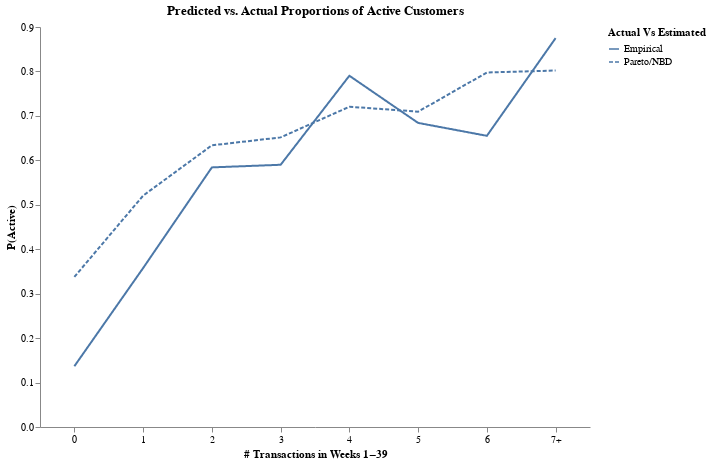

Notebook code cell kept with this figure:
### Code cell
# create right-censored version for plot
censor = 7  # Right-censor at 7+
denom = np.sum(np1x[censor:]) # Compute denominator

# Compute censored actual proportions
pa_act_cen = np.zeros(censor + 1)
pa_act_cen[:censor] = pa_actual[:censor]
pa_act_cen[censor] = np.dot(np1x[censor:], pa_actual[censor:]) / denom

# Compute censored estimated proportions
pa_est_cen = np.zeros(censor + 1)
pa_est_cen[:censor] = pa_est[:censor]
pa_est_cen[censor] = np.dot(np1x[censor:], pa_est[censor:]) / denom

prop_active_customers = pl.DataFrame({'P1X': [str(i) if i < 7 else '7+' for i in range(8)], 'Empirical': pa_act_cen, 'Pareto/NBD': pa_est_cen})
prop_active_customers = prop_active_customers.unpivot(on=['Empirical', 'Pareto/NBD'], index='P1X', variable_name='Actual Vs Estimated', value_name='P(active)')

(
    alt.Chart(prop_active_customers).mark_line()
    .encode(x=alt.X('P1X:O', title='# Transactions in Weeks 1−39', axis=alt.Axis(labelAngle=0)), 
            y=alt.Y('P(active):Q', title='P(Active)'), 
            strokeDash='Actual Vs Estimated:N')
    .properties(
            width=550,
            height=400,
            title='Predicted vs. Actual Proportions of Active Customers'
        ).configure_view(stroke=None).configure_axisY(grid=False).configure_axisX(grid=False)         
)

### Figure 1 — Vega-Lite specification as saved in the notebook (floating-point values rounded to 4 significant figures)
{"$schema": "https://vega.github.io/schema/vega-lite/v5.20.1.json", "config": {"axisX": {"grid": false}, "axisY": {"grid": false}, "view": {"continuousHeight": 300, "continuousWidth": 300, "stroke": null}}, "data": {"name": "data-398fb6fe8018f6d5d0914a8f9c4bd032"}, "datasets": {"data-398fb6fe8018f6d5d0914a8f9c4bd032": [{"Actual Vs Estimated": "Empirical", "P(active)": 0.1368, "P1X": "0"}, {"Actual Vs Estimated": "Empirical", "P(active)": 0.3576, "P1X": "1"}, {"Actual Vs Estimated": "Empirical", "P(active)": 0.5841, "P1X": "2"}, {"Actual Vs Estimated": "Empirical", "P(active)": 0.59, "P1X": "3"}, {"Actual Vs Estimated": "Empirical", "P(active)": 0.7903, "P1X": "4"}, {"Actual Vs Estimated": "Empirical", "P(active)": 0.6842, "P1X": "5"}, {"Actual Vs Estimated": "Empirical", "P(active)": 0.6552, "P1X": "6"}, {"Actual Vs Estimated": "Empirical", "P(active)": 0.875, "P1X": "7+"}, {"Actual Vs Estimated": "Pareto/NBD", "P(active)": 0.3377, "P1X": "0"}, {"Actual Vs Estimated": "Pareto/NBD", "P(active)": 0.5206, "P1X": "1"}, {"Actual Vs Estimated": "Pareto/NBD", "P(active)": 0.6338, "P1X": "2"}, {"Actual Vs Estimated": "Pareto/NBD", "P(active)": 0.6516, "P1X": "3"}, {"Actual Vs Estimated": "Pareto/NBD", "P(active)": 0.7206, "P1X": "4"}, {"Actual Vs Estimated": "Pareto/NBD", "P(active)": 0.7095, "P1X": "5"}, {"Actual Vs Estimated": "Pareto/NBD", "P(active)": 0.7976, "P1X": "6"}, {"Actual Vs Estimated": "Pareto/NBD", "P(active)": 0.8021, "P1X": "7+"}]}, "encoding": {"strokeDash": {"field": "Actual Vs Estimated", "type": "nominal"}, "x": {"axis": {"labelAngle": 0}, "field": "P1X", "title": "# Transactions in Weeks 1−39", "type": "ordinal"}, "y": {"field": "P(active)", "title": "P(Active)", "type": "quantitative"}}, "height": 400, "mark": {"type": "line"}, "title": "Predicted vs. Actual Proportions of Active Customers", "width": 550}
